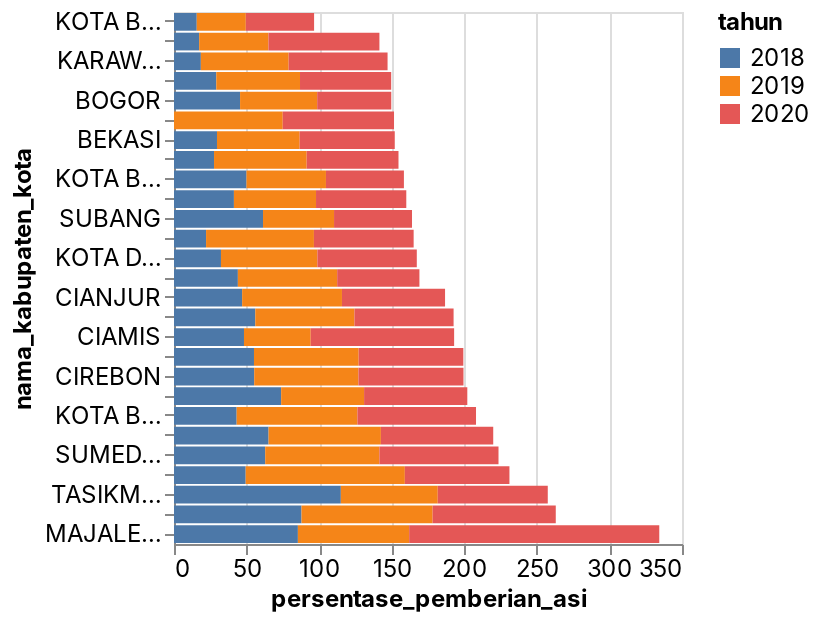

The cell this chart's notebook holds for it:
### Code cell
_deepnote_run_altair(asi, """{"data":{"name":"placeholder"},"mark":{"type":"bar","tooltip":true},"height":220,"$schema":"https://vega.github.io/schema/vega-lite/v4.json","autosize":{"type":"fit"},"encoding":{"x":{"sort":null,"type":"quantitative","field":"persentase_pemberian_asi","scale":{"type":"linear","zero":false}},"y":{"sort":{"order":"ascending","encoding":"x"},"type":"nominal","field":"nama_kabupaten_kota","scale":{"type":"linear","zero":true}},"color":{"sort":null,"type":"nominal","field":"tahun","scale":{"type":"linear","zero":false}}}}""")

### Figure 1 — Vega-Lite specification as saved in the notebook (floating-point values rounded to 4 significant figures)
{"config": {"view": {"continuousWidth": 400, "continuousHeight": 300}, "area": {"fill": "#51C0E9"}, "axis": {"labelFont": "Inter, sans-serif", "labelFontSize": 12, "labelFontWeight": "normal", "labelLimit": 60, "labelOverlap": "greedy", "titleFont": "Inter, sans-serif", "titleFontSize": 12, "titleFontWeight": "bold"}, "background": "#ffffff", "legend": {"labelFont": "Inter, sans-serif", "labelFontSize": 12, "titleFont": "Inter, sans-serif", "titleFontSize": 12, "titleFontWeight": "bold"}, "line": {"stroke": "#51C0E9", "strokeWidth": 2}, "rect": {"fill": "#51C0E9"}, "title": {"anchor": "start", "color": "#000000", "font": "Inter, sans-serif", "fontSize": 22, "fontWeight": "normal"}}, "data": {"name": "data-59729dd09c1cc89454ba8dbcff52512b"}, "mark": {"type": "bar", "tooltip": true}, "autosize": {"type": "fit"}, "encoding": {"color": {"type": "nominal", "field": "tahun", "scale": {"type": "linear", "zero": false}, "sort": null}, "x": {"type": "quantitative", "field": "persentase_pemberian_asi", "scale": {"type": "linear", "zero": false}, "sort": null}, "y": {"type": "nominal", "field": "nama_kabupaten_kota", "scale": {"type": "linear", "zero": true}, "sort": {"encoding": "x", "order": "ascending"}}}, "height": 300, "width": "container", "$schema": "https://vega.github.io/schema/vega-lite/v4.json", "datasets": {"data-59729dd09c1cc89454ba8dbcff52512b": [{"kode_kabupaten_kota": 3201, "nama_kabupaten_kota": "BOGOR", "persentase_pemberian_asi": 45.52, "tahun": 2018}, {"kode_kabupaten_kota": 3202, "nama_kabupaten_kota": "SUKABUMI", "persentase_pemberian_asi": 73.82, "tahun": 2018}, {"kode_kabupaten_kota": 3203, "nama_kabupaten_kota": "CIANJUR", "persentase_pemberian_asi": 46.94, "tahun": 2018}, {"kode_kabupaten_kota": 3204, "nama_kabupaten_kota": "BANDUNG", "persentase_pemberian_asi": 27.58, "tahun": 2018}, {"kode_kabupaten_kota": 3205, "nama_kabupaten_kota": "GARUT", "persentase_pemberian_asi": 22.09, "tahun": 2018}, {"kode_kabupaten_kota": 3206, "nama_kabupaten_kota": "TASIKMALAYA", "persentase_pemberian_asi": 115.0, "tahun": 2018}, {"kode_kabupaten_kota": 3207, "nama_kabupaten_kota": "CIAMIS", "persentase_pemberian_asi": 48.22, "tahun": 2018}, {"kode_kabupaten_kota": 3208, "nama_kabupaten_kota": "KUNINGAN", "persentase_pemberian_asi": 0.0, "tahun": 2018}, {"kode_kabupaten_kota": 3209, "nama_kabupaten_kota": "CIREBON", "persentase_pemberian_asi": 55.26, "tahun": 2018}, {"kode_kabupaten_kota": 3210, "nama_kabupaten_kota": "MAJALENGKA", "persentase_pemberian_asi": 85.36, "tahun": 2018}, {"kode_kabupaten_kota": 3211, "nama_kabupaten_kota": "SUMEDANG", "persentase_pemberian_asi": 62.84, "tahun": 2018}, {"kode_kabupaten_kota": 3212, "nama_kabupaten_kota": "INDRAMAYU", "persentase_pemberian_asi": 29.14, "tahun": 2018}, {"kode_kabupaten_kota": 3213, "nama_kabupaten_kota": "SUBANG", "persentase_pemberian_asi": 61.33, "tahun": 2018}, {"kode_kabupaten_kota": 3214, "nama_kabupaten_kota": "PURWAKARTA", "persentase_pemberian_asi": 41.29, "tahun": 2018}, {"kode_kabupaten_kota": 3215, "nama_kabupaten_kota": "KARAWANG", "persentase_pemberian_asi": 18.5, "tahun": 2018}, {"kode_kabupaten_kota": 3216, "nama_kabupaten_kota": "BEKASI", "persentase_pemberian_asi": 29.62, "tahun": 2018}, {"kode_kabupaten_kota": 3217, "nama_kabupaten_kota": "BANDUNG BARAT", "persentase_pemberian_asi": 55.11, "tahun": 2018}, {"kode_kabupaten_kota": 3218, "nama_kabupaten_kota": "PANGANDARAN", "persentase_pemberian_asi": 87.86, "tahun": 2018}, {"kode_kabupaten_kota": 3271, "nama_kabupaten_kota": "KOTA BOGOR", "persentase_pemberian_asi": 49.95, "tahun": 2018}, {"kode_kabupaten_kota": 3272, "nama_kabupaten_kota": "KOTA SUKABUMI", "persentase_pemberian_asi": 65.16, "tahun": 2018}, {"kode_kabupaten_kota": 3273, "nama_kabupaten_kota": "KOTA BANDUNG", "persentase_pemberian_asi": 44.01, "tahun": 2018}, {"kode_kabupaten_kota": 3274, "nama_kabupaten_kota": "KOTA CIREBON", "persentase_pemberian_asi": 49.39, "tahun": 2018}, {"kode_kabupaten_kota": 3275, "nama_kabupaten_kota": "KOTA BEKASI", "persentase_pemberian_asi": 15.68, "tahun": 2018}, {"kode_kabupaten_kota": 3276, "nama_kabupaten_kota": "KOTA DEPOK", "persentase_pemberian_asi": 32.36, "tahun": 2018}, {"kode_kabupaten_kota": 3277, "nama_kabupaten_kota": "KOTA CIMAHI", "persentase_pemberian_asi": 17.33, "tahun": 2018}, {"kode_kabupaten_kota": 3278, "nama_kabupaten_kota": "KOTA TASIKMALAYA", "persentase_pemberian_asi": 56.01, "tahun": 2018}, {"kode_kabupaten_kota": 3279, "nama_kabupaten_kota": "KOTA BANJAR", "persentase_pemberian_asi": 43.18, "tahun": 2018}, {"kode_kabupaten_kota": 3201, "nama_kabupaten_kota": "BOGOR", "persentase_pemberian_asi": 53.12, "tahun": 2019}, {"kode_kabupaten_kota": 3202, "nama_kabupaten_kota": "SUKABUMI", "persentase_pemberian_asi": 57.15, "tahun": 2019}, {"kode_kabupaten_kota": 3203, "nama_kabupaten_kota": "CIANJUR", "persentase_pemberian_asi": 68.78, "tahun": 2019}, {"kode_kabupaten_kota": 3204, "nama_kabupaten_kota": "BANDUNG", "persentase_pemberian_asi": 63.84, "tahun": 2019}, {"kode_kabupaten_kota": 3205, "nama_kabupaten_kota": "GARUT", "persentase_pemberian_asi": 74.32, "tahun": 2019}, {"kode_kabupaten_kota": 3206, "nama_kabupaten_kota": "TASIKMALAYA", "persentase_pemberian_asi": 66.77, "tahun": 2019}, {"kode_kabupaten_kota": 3207, "nama_kabupaten_kota": "CIAMIS", "persentase_pemberian_asi": 45.96, "tahun": 2019}, {"kode_kabupaten_kota": 3208, "nama_kabupaten_kota": "KUNINGAN", "persentase_pemberian_asi": 74.92, "tahun": 2019}, {"kode_kabupaten_kota": 3209, "nama_kabupaten_kota": "CIREBON", "persentase_pemberian_asi": 71.8, "tahun": 2019}, {"kode_kabupaten_kota": 3210, "nama_kabupaten_kota": "MAJALENGKA", "persentase_pemberian_asi": 76.66, "tahun": 2019}, {"kode_kabupaten_kota": 3211, "nama_kabupaten_kota": "SUMEDANG", "persentase_pemberian_asi": 78.66, "tahun": 2019}, {"kode_kabupaten_kota": 3212, "nama_kabupaten_kota": "INDRAMAYU", "persentase_pemberian_asi": 57.68, "tahun": 2019}, {"kode_kabupaten_kota": 3213, "nama_kabupaten_kota": "SUBANG", "persentase_pemberian_asi": 48.94, "tahun": 2019}, {"kode_kabupaten_kota": 3214, "nama_kabupaten_kota": "PURWAKARTA", "persentase_pemberian_asi": 56.56, "tahun": 2019}, {"kode_kabupaten_kota": 3215, "nama_kabupaten_kota": "KARAWANG", "persentase_pemberian_asi": 60.49, "tahun": 2019}, {"kode_kabupaten_kota": 3216, "nama_kabupaten_kota": "BEKASI", "persentase_pemberian_asi": 56.95, "tahun": 2019}, {"kode_kabupaten_kota": 3217, "nama_kabupaten_kota": "BANDUNG BARAT", "persentase_pemberian_asi": 72.12, "tahun": 2019}, {"kode_kabupaten_kota": 3218, "nama_kabupaten_kota": "PANGANDARAN", "persentase_pemberian_asi": 90.33, "tahun": 2019}, {"kode_kabupaten_kota": 3271, "nama_kabupaten_kota": "KOTA BOGOR", "persentase_pemberian_asi": 54.74, "tahun": 2019}, {"kode_kabupaten_kota": 3272, "nama_kabupaten_kota": "KOTA SUKABUMI", "persentase_pemberian_asi": 77.39, "tahun": 2019}, {"kode_kabupaten_kota": 3273, "nama_kabupaten_kota": "KOTA BANDUNG", "persentase_pemberian_asi": 68.41, "tahun": 2019}, {"kode_kabupaten_kota": 3274, "nama_kabupaten_kota": "KOTA CIREBON", "persentase_pemberian_asi": 109.7, "tahun": 2019}, {"kode_kabupaten_kota": 3275, "nama_kabupaten_kota": "KOTA BEKASI", "persentase_pemberian_asi": 33.81, "tahun": 2019}, {"kode_kabupaten_kota": 3276, "nama_kabupaten_kota": "KOTA DEPOK", "persentase_pemberian_asi": 66.43, "tahun": 2019}, {"kode_kabupaten_kota": 3277, "nama_kabupaten_kota": "KOTA CIMAHI", "persentase_pemberian_asi": 47.73, "tahun": 2019}, {"kode_kabupaten_kota": 3278, "nama_kabupaten_kota": "KOTA TASIKMALAYA", "persentase_pemberian_asi": 68.31, "tahun": 2019}, {"kode_kabupaten_kota": 3279, "nama_kabupaten_kota": "KOTA BANJAR", "persentase_pemberian_asi": 83.18, "tahun": 2019}, {"kode_kabupaten_kota": 3201, "nama_kabupaten_kota": "BOGOR", "persentase_pemberian_asi": 51.06, "tahun": 2020}, {"kode_kabupaten_kota": 3202, "nama_kabupaten_kota": "SUKABUMI", "persentase_pemberian_asi": 71.11, "tahun": 2020}, {"kode_kabupaten_kota": 3203, "nama_kabupaten_kota": "CIANJUR", "persentase_pemberian_asi": 71.03, "tahun": 2020}, {"kode_kabupaten_kota": 3204, "nama_kabupaten_kota": "BANDUNG", "persentase_pemberian_asi": 63.25, "tahun": 2020}, {"kode_kabupaten_kota": 3205, "nama_kabupaten_kota": "GARUT", "persentase_pemberian_asi": 68.7, "tahun": 2020}, {"kode_kabupaten_kota": 3206, "nama_kabupaten_kota": "TASIKMALAYA", "persentase_pemberian_asi": 75.8, "tahun": 2020}, {"kode_kabupaten_kota": 3207, "nama_kabupaten_kota": "CIAMIS", "persentase_pemberian_asi": 98.82, "tahun": 2020}, {"kode_kabupaten_kota": 3208, "nama_kabupaten_kota": "KUNINGAN", "persentase_pemberian_asi": 76.67, "tahun": 2020}, {"kode_kabupaten_kota": 3209, "nama_kabupaten_kota": "CIREBON", "persentase_pemberian_asi": 72.39, "tahun": 2020}, {"kode_kabupaten_kota": 3210, "nama_kabupaten_kota": "MAJALENGKA", "persentase_pemberian_asi": 172.3, "tahun": 2020}, {"kode_kabupaten_kota": 3211, "nama_kabupaten_kota": "SUMEDANG", "persentase_pemberian_asi": 82.08, "tahun": 2020}, {"kode_kabupaten_kota": 3212, "nama_kabupaten_kota": "INDRAMAYU", "persentase_pemberian_asi": 62.82, "tahun": 2020}, {"kode_kabupaten_kota": 3213, "nama_kabupaten_kota": "SUBANG", "persentase_pemberian_asi": 53.71, "tahun": 2020}, {"kode_kabupaten_kota": 3214, "nama_kabupaten_kota": "PURWAKARTA", "persentase_pemberian_asi": 62.19, "tahun": 2020}, {"kode_kabupaten_kota": 3215, "nama_kabupaten_kota": "KARAWANG", "persentase_pemberian_asi": 68.15, "tahun": 2020}, {"kode_kabupaten_kota": 3216, "nama_kabupaten_kota": "BEKASI", "persentase_pemberian_asi": 65.53, "tahun": 2020}, {"kode_kabupaten_kota": 3217, "nama_kabupaten_kota": "BANDUNG BARAT", "persentase_pemberian_asi": 72.12, "tahun": 2020}, {"kode_kabupaten_kota": 3218, "nama_kabupaten_kota": "PANGANDARAN", "persentase_pemberian_asi": 84.84, "tahun": 2020}, {"kode_kabupaten_kota": 3271, "nama_kabupaten_kota": "KOTA BOGOR", "persentase_pemberian_asi": 53.71, "tahun": 2020}, {"kode_kabupaten_kota": 3272, "nama_kabupaten_kota": "KOTA SUKABUMI", "persentase_pemberian_asi": 77.39, "tahun": 2020}, {"kode_kabupaten_kota": 3273, "nama_kabupaten_kota": "KOTA BANDUNG", "persentase_pemberian_asi": 56.67, "tahun": 2020}, {"kode_kabupaten_kota": 3274, "nama_kabupaten_kota": "KOTA CIREBON", "persentase_pemberian_asi": 72.06, "tahun": 2020}, {"kode_kabupaten_kota": 3275, "nama_kabupaten_kota": "KOTA BEKASI", "persentase_pemberian_asi": 47.03, "tahun": 2020}, {"kode_kabupaten_kota": 3276, "nama_kabupaten_kota": "KOTA DEPOK", "persentase_pemberian_asi": 68.49, "tahun": 2020}, {"kode_kabupaten_kota": 3277, "nama_kabupaten_kota": "KOTA CIMAHI", "persentase_pemberian_asi": 76.47, "tahun": 2020}, {"kode_kabupaten_kota": 3278, "nama_kabupaten_kota": "KOTA TASIKMALAYA", "persentase_pemberian_asi": 68.31, "tahun": 2020}, {"kode_kabupaten_kota": 3279, "nama_kabupaten_kota": "KOTA BANJAR", "persentase_pemberian_asi": 81.72, "tahun": 2020}]}}
